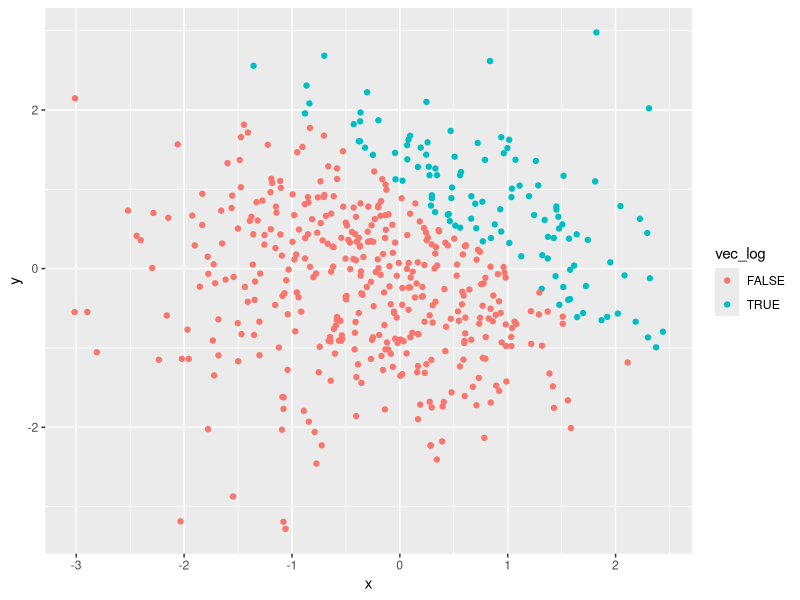
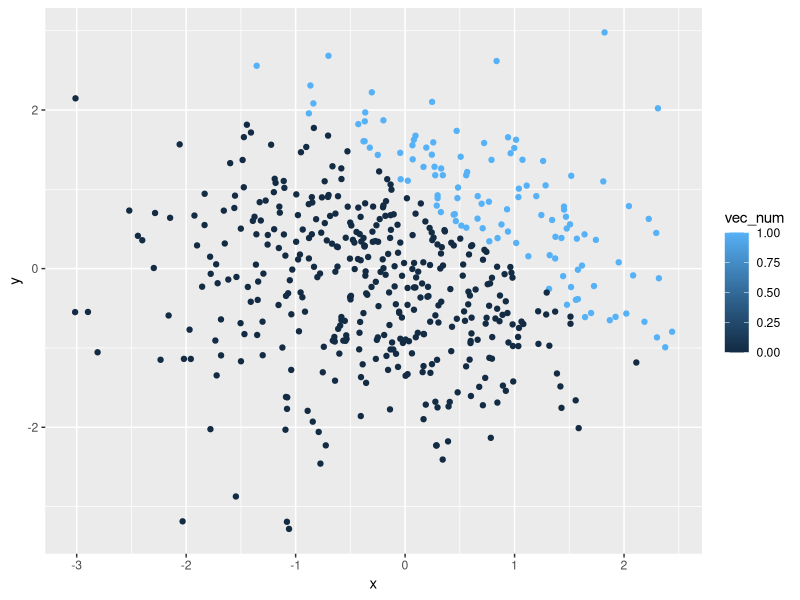
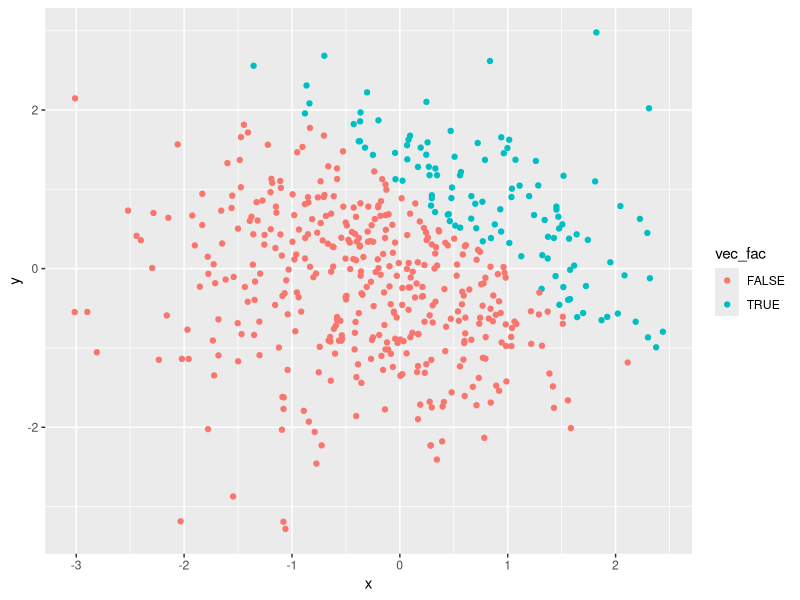
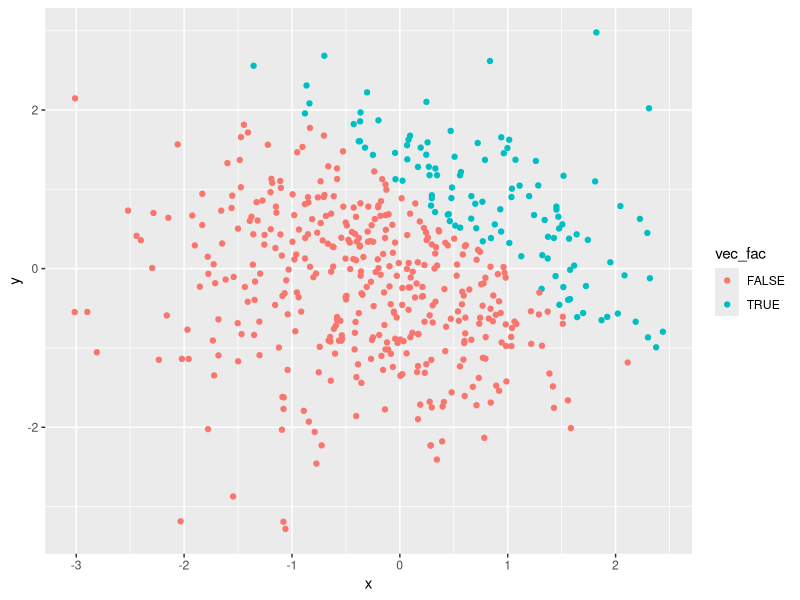

These charts were generated, in order, by the following R code:
## ---- chunk 1
knitr::opts_chunk$set(echo = TRUE)

library(tidyverse)

## ---- chunk 2
set.seed(7)

prob1_df = tibble(
  random_samp = rnorm(8),
  random_samp_zero = random_samp > 0,
  vec_char = c("red", "orange", "yellow", "green", "blue", "purple", "pink", "black"),
  vec_fac = factor(c("high", "medium", "low", "high", "medium", "low", "high", "medium"))
)

mean(prob1_df[["random_samp"]])
mean(prob1_df[["random_samp_zero"]])
mean(prob1_df[["vec_char"]])
mean(prob1_df[["vec_fac"]])

## ---- chunk 3
mult1 = as.numeric(prob1_df[["random_samp_zero"]])*(prob1_df[["random_samp"]])

mult2 = as.factor(prob1_df[["random_samp_zero"]])*(prob1_df[["random_samp"]])

conv1 = as.factor(prob1_df[["random_samp_zero"]])
mult = as.numeric(conv1)*(prob1_df[["random_samp"]])

## ---- chunk 4
set.seed(8)

prob2_df = tibble(
  x = rnorm(500),
  y = rnorm(500),
  vec_log = (x + y) > 1,
  vec_num = as.numeric(vec_log),
  vec_fac = as.factor(vec_log)
)

prob2_df_nrow = nrow(prob2_df)
prob2_df_ncol = ncol(prob2_df)

mean_x = mean(pull(prob2_df, x)) 
median_x = median(pull(prob2_df, x)) 
sd_x = sd(pull(prob2_df, x)) 

vec_gr1 = mean(pull(prob2_df, vec_num))

## ---- chunk 5
plot1 = ggplot(prob2_df, aes(x = x, y = y, color = vec_log)) + geom_point()
plot1

plot2 = ggplot(prob2_df, aes(x = x, y = y, color = vec_num)) + geom_point()
plot2

plot3 = ggplot(prob2_df, aes(x = x, y = y, color = vec_fac)) + geom_point()
plot3

ggsave("plot1.pdf")

